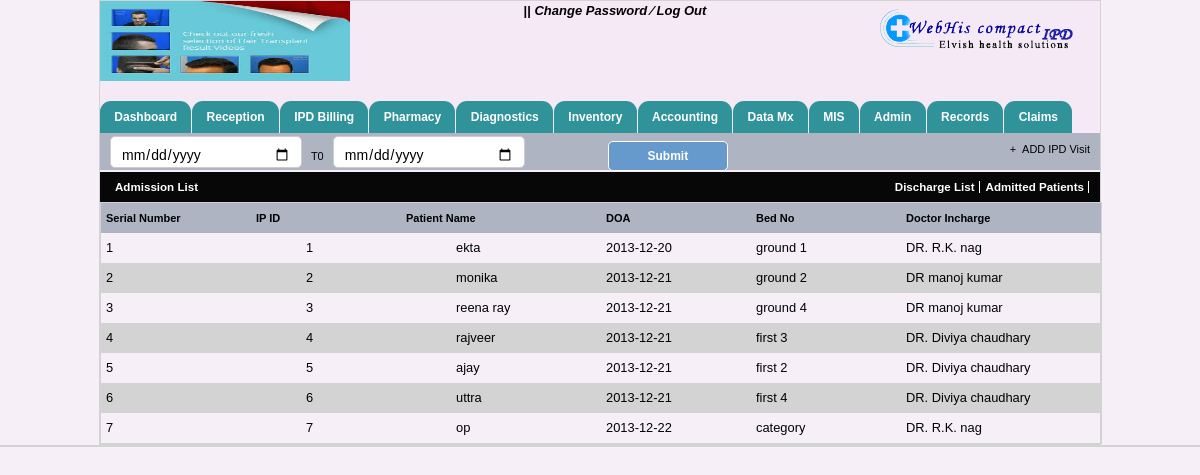
Screenshot of /admission-list.php with the database file from the repository.
### tables this page shows
CREATE TABLE IF NOT EXISTS `hospitals_info` (
  `hospital_name` varchar(40) NOT NULL,
  `hospital_add` varchar(40) NOT NULL,
  `hospital_email` varchar(40) NOT NULL,
  `hospital_helpline` int(40) NOT NULL,
  `hospital_fax` int(40) NOT NULL,
  `reception_no` varchar(100) NOT NULL,
  `ambulance_no` varchar(100) NOT NULL,
  `emergency_no` varchar(100) NOT NULL,
  `logo_path` varchar(200) NOT NULL,
  `img_path` varchar(200) NOT NULL
);

CREATE TABLE IF NOT EXISTS `visit_register` (
  `visit_id` int(15) NOT NULL AUTO_INCREMENT,
  `visit_date` date NOT NULL,
  `visit_time` time NOT NULL,
  `p_id` int(15) NOT NULL,
  `proc_status` varchar(12) NOT NULL,
  `bed_no` varchar(50) NOT NULL,
  `room_type` varchar(20) NOT NULL,
  `ref_dr` varchar(20) NOT NULL,
  PRIMARY KEY (`visit_id`),
  KEY `p_id` (`p_id`)
);

CREATE TABLE IF NOT EXISTS `patient_info` (
  `patient_id` int(15) NOT NULL AUTO_INCREMENT,
  `p_name` varchar(60) NOT NULL,
  `p_mob` varchar(15) DEFAULT NULL,
  `p_email` varchar(50) DEFAULT NULL,
  `p_gender` char(1) NOT NULL,
  `p_age` int(10) NOT NULL,
  `p_address` varchar(100) DEFAULT NULL,
  `p_guardian` varchar(60) DEFAULT NULL,
  `p_g_mob` double DEFAULT NULL,
  `p_g_relation` varchar(15) DEFAULT NULL,
  `p_bgroup` varchar(10) DEFAULT NULL,
  `p_height` int(10) DEFAULT NULL,
  `p_weight` float DEFAULT NULL,
  `due_amount` float NOT NULL DEFAULT '0',
  `marital_status` varchar(100) NOT NULL,
  PRIMARY KEY (`patient_id`)
);

### admission-list.php (the view, shortened to what this page needs)
 	<?php
	include("header.php");
	include("menubar.php");
	 ?>
    <form method="post">
      <div id="opd_bill" style="height:25px; margin-bottom:2px;">
  		<div style="float:left; text-align:left; margin-top:-5px;">
        	<input type="date" name="indate"> &nbsp; T0 &nbsp;&nbsp;<input type="date" name="outdate">
      <span style="margin-left:80px;"><input type="submit" name="get_result" class="btn"
                               style="width:120px; height:30px; font-size:12px; width:120px"/></span>
        </div>
        <div style="float:right">+ &nbsp;ADD IPD Visit</div>
     </div>
     </form>
   <div class="miscel_charge">
      <ul class="visit_sum">
        <li><a href="#tabs-3" class="last_li">Admission List</a></li>
        <li  style="float:right"><a href="ipd_visit.php">Admitted Patients</a></li>
        <li   style="float:right"><a href="discharge-list.php">Discharge List</a></li>
  </ul>
</div>
   <div id="tabs-1">
        <div style="width:100%; border:1px solid lightgray; float:left;">
            <div class="bill_clr" style="font-weight:600;   background:#AEB4C2; font-size:11px;">
                <div class="l_ft" style="text-align:left; width:150px;">Serial Number</div>
                <div class="l_ft" style="text-align:left; width:150px;">IP ID</div>
                <div class="l_ft" style="text-align:left; width:200px;">Patient Name</div>
                <div class="l_ft" style="width:150px;">DOA</div>
                <div class="l_ft" style="text-align:left; width:150px;">Bed No</div>
                <div class="l_ft" style="text-align:left; width:150px;">Doctor Incharge</div>
            </div>
              <form>
              <?php
              $k=1;
              if(isset($_POST['get_result']))
              {
                  $date1=$_POST['indate'];
                  $date2=$_POST['outdate'];
                  $res3=mysql_query("SELECT p.p_name,p.patient_id,v.visit_id,v.bed_no,v.visit_date FROM patient_info p,visit_register v WHERE v.p_id=p.patient_id AND v.visit_date BETWEEN '$date1' AND '$date2' ORDER BY v.visit_date DESC ")or die(mysql_error());
                  while($row3=mysql_fetch_array($res3))
                  {
                    if($i%2==0){  ?>
                          <div class="bill_height">
                              <div class="l_ft ip_name b_order " style="text-align:left; width:200px"><?php echo $k; ?></div>
                              <div class="l_ft b_order ip_bill" style="text-align:left; width:150px;"><?php echo $row3['visit_id']; ?></div>
                              <div class="l_ft b_order ip_bill" style="text-align:left; width:150px;"><?php echo $row3['p_name']; ?></div>
                              <div class="l_ft b_order ip_bill" style="width:150px;"><?php echo $row3['visit_date']; ?></div>
                              <div class="l_ft b_order ip_bill" style="text-align:left; width:150px;"><?php echo $row3['bed_no']; ?></div>
                              <div class="l_ft b_order ip_bill" style="text-align:left; width:150px;"><?php echo $row3['ref_dr']; ?></div>
                          </div>
                      <?php } else{?>
                          <div class="bill_clr">
                              <div class="l_ft ip_name b_order " style="text-align:left; width:200px"><?php echo $k; ?></div>
                              <div class="l_ft b_order ip_bill" style="text-align:left; width:150px;"><?php echo $row3['visit_id']; ?></div>
                              <div class="l_ft b_order ip_bill" style="text-align:left; width:150px;"><?php echo $row3['p_name']; ?></div>
                              <div class="l_ft b_order ip_bill" style="width:150px;"><?php echo $row3['visit_date']; ?></div>
                              <div class="l_ft b_order ip_bill" style="text-align:left; width:150px;"><?php echo $row3['bed_no']; ?></div>
                              <div class="l_ft b_order ip_bill" style="text-align:left; width:150px;"><?php echo $row3['ref_dr']; ?></div>
                          </div>
                      <?php }$i++;
                      $k++;?>
                  <?php }}
                  else
                  {
                      $k=1;
                  $res=mysql_query("SELECT * FROM patient_info")or die(mysql_error());
                    while($row=mysql_fetch_array($res))
                      {
                        $patient_id=$row['patient_id'];
                   $res3=mysql_query("select * from visit_register where p_id='$patient_id'")or die(mysql_error());
                   while($row3=mysql_fetch_array($res3))
                   {
                      if($i%2==0){  ?>
                <div class="bill_height">
                  <div class="l_ft ip_name b_order " style="text-align:left; width:200px"><?php echo $k; ?></div>
                  <div class="l_ft b_order ip_bill" style="text-align:left; width:150px;"><?php echo $row3['visit_id']; ?></div>
                  <div class="l_ft b_order ip_bill" style="text-align:left; width:150px;"><?php echo $row['p_name']; ?></div>
                  <div class="l_ft b_order ip_bill" style="width:150px;"><?php echo $row3['visit_date']; ?></div>
                  <div class="l_ft b_order ip_bill" style="text-align:left; width:150px;"><?php echo $row3['bed_no']; ?></div>
                <div class="l_ft b_order ip_bill" style="text-align:left; width:150px;"><?php echo $row3['ref_dr']; ?></div>
                </div>
              <?php } else{?>
              <div class="bill_clr">
                  <div class="l_ft ip_name b_order " style="text-align:left; width:200px"><?php echo $k; ?></div>
                  <div class="l_ft b_order ip_bill" style="text-align:left; width:150px;"><?php echo $row3['visit_id']; ?></div>
                  <div class="l_ft b_order ip_bill" style="text-align:left; width:150px;"><?php echo $row['p_name']; ?></div>
                  <div class="l_ft b_order ip_bill" style="width:150px;"><?php echo $row3['visit_date']; ?></div>
                  <div class="l_ft b_order ip_bill" style="text-align:left; width:150px;"><?php echo $row3['bed_no']; ?></div>
                  <div class="l_ft b_order ip_bill" style="text-align:left; width:150px;"><?php echo $row3['ref_dr']; ?></div>
              </div>
                  <?php }$i++;
                  $k++;?>
                  <?php }}} ?>
              </form>
            </div>
        </div>
   </div>
    <div style="width:100%; margin:0 auto;">
        <div style="width:100%; border:1px solid lightgray; float:left;">
        </div>
      </div>
</body>
</html>

### header.php (shortened to what this page needs)
<!DOCTYPE html PUBLIC "-//W3C//DTD XHTML 1.0 Transitional//EN" "http://www.w3.org/TR/xhtml1/DTD/xhtml1-transitional.dtd">
<html xmlns="http://www.w3.org/1999/xhtml">
<head>
    <link rel="stylesheet" href="includes1/searchStyle.css" type="text/css">
    <link rel="stylesheet" href="includes2/searchStyle.css" type="text/css">
    <link rel="stylesheet" href="includesConsumable/searchStyle.css" type="text/css">
    <link rel="stylesheet" href="includesMedicine/searchStyle.css" type="text/css">
    <link rel="stylesheet" href="includesAd/searchStyle.css" type="text/css">
    <link rel="stylesheet" href="includesCo/searchStyle.css" type="text/css">
	<link rel="stylesheet" href="patient-css.css" type="text/css">
    <link rel="stylesheet" href="includesOt/searchStyle.css" type="text/css">
    <link rel="stylesheet" href="includesIp/searchStyle.css" type="text/css">
    <link rel="stylesheet" href="includesCoP/searchStyle.css" type="text/css">
    <link rel="stylesheet" href="includesVp/searchStyle.css" type="text/css">
    <link rel="stylesheet" href="includesVpP/searchStyle.css" type="text/css">
    <link rel="stylesheet" href="includesD/searchStyle.css" type="text/css">
    <link rel="stylesheet" href="includesDs/searchStyle.css" type="text/css">
    <link rel="stylesheet" href="includesR/searchStyle.css" type="text/css">
    <link rel="stylesheet" href="includesDi/searchStyle.css" type="text/css">
<link rel="stylesheet" type="text/css" href="css/doc.css" />
<link rel="stylesheet" type="text/css" href="css/jquery.timeentry.css" />
<link rel="stylesheet" type="text/css" href="css/jquery.timepicker.css" />
<link rel="stylesheet" type="text/css" href="css/jquey-ui.css" />
<link rel="stylesheet" type="text/css" href="css/login-code.css" />
<link rel="stylesheet" type="text/css" href="css/mainstyle.css" />
<link rel="stylesheet" type="text/css" href="css/style_by.css" />
<link rel="stylesheet" type="text/css" href="css/tabcode.css" />
<link rel="stylesheet" type="text/css" href="css/tab-code.css" />
<link rel="stylesheet" type="text/css" href="css/patient-css.css" />
</head>
<body>
<div id="container">
	<div id="header" style="background:rgba(243, 232, 245, 0.67); width:1000px;">
    	<div id="logo_side">
        	<?php
				$data=mysql_query("select * from hospitals_info");
				$info=mysql_fetch_array($data);
                                echo '<img src="'.$info['logo_path'].'" height="100"/>';
                                ?>
        </div>
        	<div class="welcome" style="width:530px;">
            <span id="sign">
                <?php echo $_SESSION['uname']; echo $_SESSION['uid'];  ?> ||
            	<a href="#">Change Password </a>
                <a href="#">&frasl;</a>
                <a href="log_out.php" onclick="disableBackButton()">Log Out</a>
             </span>
            </div>
        <div id="sign_in_up">
             <div id="power_by"><img src="image/logo.png" align="left"/></div>
        </div>
    </div>

### includesConsumable/searchStyle.css (style rules this page uses)
body { font-family:Arial, Helvetica, sans-serif; font-size:11px; color:000; }

### includesCo/searchStyle.css (style rules this page uses)
body { font-family:Arial, Helvetica, sans-serif; font-size:11px; color:000; }

### includesOt/searchStyle.css (style rules this page uses)
body { font-family:Arial, Helvetica, sans-serif; font-size:11px; color:000; }

### includesIp/searchStyle.css (style rules this page uses)
body { font-family:Arial, Helvetica, sans-serif; font-size:11px; color:000; }

### includesCoP/searchStyle.css (style rules this page uses)
body { font-family:Arial, Helvetica, sans-serif; font-size:11px; color:000; }

### includesVp/searchStyle.css (style rules this page uses)
body { font-family:Arial, Helvetica, sans-serif; font-size:11px; color:000; }

### includesVpP/searchStyle.css (style rules this page uses)
body { font-family:Arial, Helvetica, sans-serif; font-size:11px; color:000; }

### includesD/searchStyle.css (style rules this page uses)
body { font-family:Arial, Helvetica, sans-serif; font-size:11px; color:000; }

### includesDs/searchStyle.css (style rules this page uses)
body { font-family:Arial, Helvetica, sans-serif; font-size:11px; color:000; }

### includesR/searchStyle.css (style rules this page uses)
body { font-family:Arial, Helvetica, sans-serif; font-size:11px; color:000; }

### includesDi/searchStyle.css (style rules this page uses)
body { font-family:Arial, Helvetica, sans-serif; font-size:11px; color:000; }

### css/doc.css (style rules this page uses)
body { margin:0; padding:0; font-size:80.5%; font-family:Arial,'Lucida sans unicode'; line-height:20px; text-align:left; width:100%; color:#000305; }
* { margin:0px; padding:0px; }
a { text-decoration:none; }
ul { list-style:none; margin:0px; padding:0px; }
div, table, h1, h2, h3, h4, h5, h6, span, tr, td, img, form { margin:0px; padding:0px; border:none; }
.l_ft { float:left; }
#container { margin:0px auto; padding:0px; width:1000px; border:1px solid lightgray; }
#container #header { height:85px; width:1000px; margin:0 auto; }
#container #header #logo_side { width:25%; float:left; }
.welcome { float:left; width:55%; text-align:center; }
#container #header #logo_side img { width:150px; height:80px; margin-top:0px; padding:0px; }
#container #header #sign_in_up { width:20%; float:left; margin-top:0.5%; }

### css/login-code.css (style rules this page uses)
input[type="text"],input[type="password"],input[type="date"] { width: 170px; height: 25px; padding: 5px 10px 0px 10px; margin:2px 0 0px 0; background:#FFF; border-radius: 5px; -moz-border-radius: 5px; -webkit-border-radius: 5px; font-family:Arial, Arial, Helvetica, sans-serif; font-size: 14px; color:#000; border:1px solid #CCC; }

### css/mainstyle.css (style rules this page uses)
body { background:rgba(243, 232, 245, 0.67); margin:0px; padding:0px width:100%; }
html { width:100%; }
* { margin:0px; padding:0px; }
* { font:Georgia, "Times New Roman", Times, serif }

### css/style_by.css (style rules this page uses)
* { margin:0px; padding:0px; }
a { text-decoration:none; }
ul { list-style:none; margin:0px; padding:0px; }
div, table, h1, h2, h3, h4, h5, h6, span, tr, td, img, form { margin:0px; padding:0px; border:none; }
.l_ft { float:left; }
#container { margin:0px auto; padding:0px; width:1000px; border:1px solid lightgray; }
#container #header { height:100px; width:1000px; margin:0 auto; }
#container #header #logo_side { width:25%; float:left; }
.welcome { float:left; width:55%; text-align:center; font-weight:700; font-size:13px; }
.welcome #sign a { color:#000; font-style:italic }
#container #header #logo_side img { width:100%; }
#container #header #sign_in_up { width:20%; float:left; margin-top:0.5%; }
#opd_bill { background:#AEB4C2; color:#000; font-size:85%; margin:0 auto; width:98%; padding:6px 1%; }
.btn { background:#6699cc; color:#FFFFFF !important; font-size:13px; padding:5px; cursor:pointer; border:1px solid #FFF; border-radius:5px; font-weight:700; }
#opd_bill span input { width:202px; }
input[type="date"] { border-radius:5px; }
.bill_height { padding:5px; height:20px; }
.bill_clr { padding:5px 5px; height:20px; background:lightgray; color:#000 }
.miscel_charge { padding:5px 1%; background:#070707; }
ul.visit_sum { margin:0px; padding: 0px; list-style: none;; }
ul.visit_sum li { float: left; }
ul.visit_sum li a { color:#FFFFFF; padding:0px 4px; margin:0px 1px; border-right:1px solid #FFF; font-weight:900; font-size:90%; }
ul.visit_sum li a.last_li { border-right: hidden; }

### rows the page displays
hospitals_info: logo_path (picture)
patient_info: p_name "ekta"
visit_register: visit_id "1", visit_date "2013-12-20", bed_no "ground 1", ref_dr "DR. R.K. nag"
patient_info: p_name "monika"
visit_register: visit_id "2", visit_date "2013-12-21", bed_no "ground 2", ref_dr "DR manoj kumar"
patient_info: p_name "reena ray"
visit_register: visit_id "3", visit_date "2013-12-21", bed_no "ground 4", ref_dr "DR manoj kumar"
patient_info: p_name "rajveer"
visit_register: visit_id "4", visit_date "2013-12-21", bed_no "first 3", ref_dr "DR. Diviya chaudhary"
patient_info: p_name "ajay"
visit_register: visit_id "5", visit_date "2013-12-21", bed_no "first 2", ref_dr "DR. Diviya chaudhary"
patient_info: p_name "uttra"
visit_register: visit_id "6", visit_date "2013-12-21", bed_no "first 4", ref_dr "DR. Diviya chaudhary"
patient_info: p_name "op"
visit_register: visit_id "7", visit_date "2013-12-22", bed_no "category", ref_dr "DR. R.K. nag"
